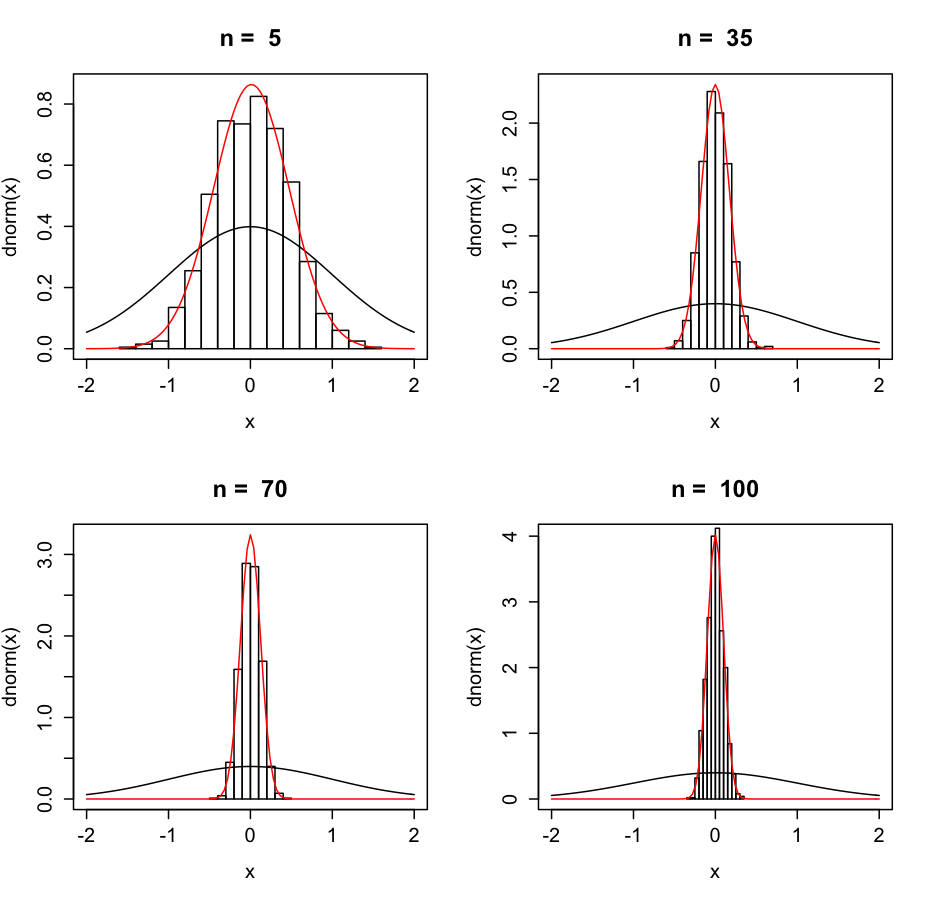

This figure's R source:
par(mfrow=c(2,2),mex = 0.75)

for(i in c(5,35,70,100)){
	means<-vector()
	for(j in 1:1000){
		means[j]<-mean(rnorm(i))
	}
	ymax <- dnorm(mean(means),mean(means),sd(means))
	curve(dnorm(x),-2,2,ylim = c(0,ymax))
	hist(means,add = T,prob = T)
	curve(dnorm(x,mean(means),sd(means)),add = T,col = "red")
	title(paste("n = ",i))
}
